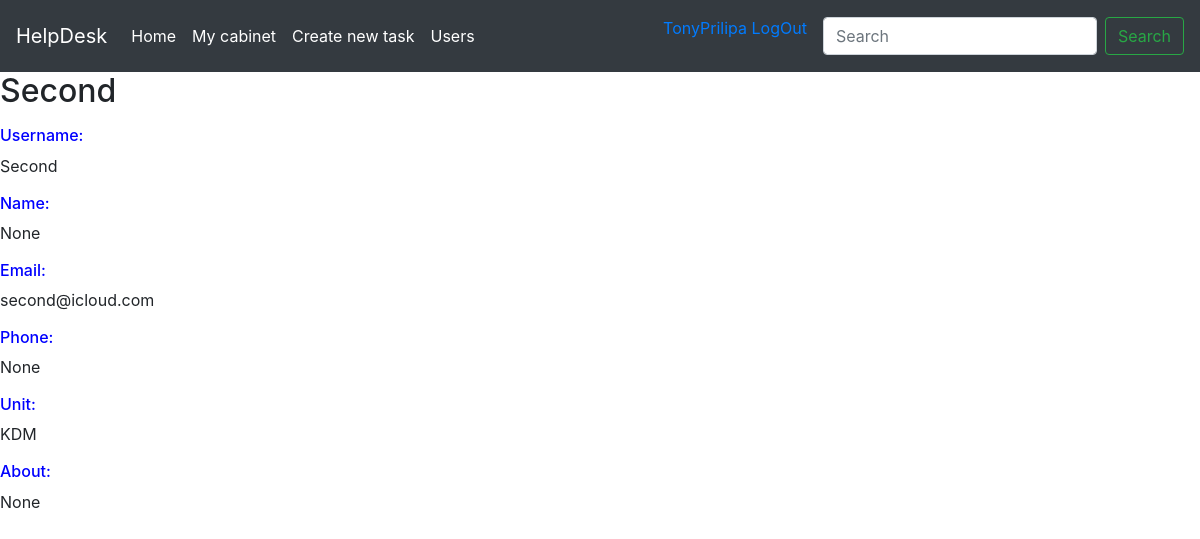
Page /users/Second (signed in) on the committed database.
### models.py (models this page shows, shortened)
class User(UserMixin, db.Model):
    __tablename__ = 'users'
    id = db.Column(db.Integer, primary_key=True)
    username = db.Column(db.String(64), unique=True)
    email = db.Column(db.String(64), unique=True)
    password_hash = db.Column(db.String(128))
    real_name = db.Column(db.String(32))
    phone = db.Column(db.String(32))
    about = db.Column(db.Text(140))
    unit_id = db.Column(db.Integer, db.ForeignKey('units.id'))
    role_id = db.Column(db.Integer, db.ForeignKey('roles.id'))
    @property
    def password(self):
        raise AttributeError('password is not readable attribute')

class Unit(db.Model):
    __tablename__ = 'units'
    id = db.Column(db.Integer, primary_key=True)
    name = db.Column(db.String(40), unique=True)
    user = db.relationship('User', backref='unit', lazy='dynamic')
    ticket = db.relationship('Ticket', backref='unit', lazy='dynamic')

### users/blueprint.py (the view)
@users.route('/<username>', methods=['GET', 'POST'])
@login_required
def user_profile(username):
    user = User.query.filter_by(username=username).first()
    if user is None:
        abort(404)
    return render_template('users/user_profile.html', user=user)

### models.py (called while the page is built)
@login_manager.user_loader
def load_user(user_id):
    return User.query.get(int(user_id))

### users/templates/users/user_profile.html (shortened to what this page needs)
{% extends 'base.html' %}
{% block content %}
<div>
    <h2>{{ user.username }}</h2>
    <div>
        <p><h6 style="color: blue;">Username: </h6>{{user.username}}</p>
        <p><h6 style="color: blue;">Name: </h6>{{user.real_name}}</p>
        <p><h6 style="color: blue;">Email: </h6>{{user.email}}</p>
        <p><h6 style="color: blue;">Phone: </h6>{{user.phone}}</p>
        <p><h6 style="color: blue;">Unit: </h6>{{user.unit.name}}</p>
        <p><h6 style="color: blue;">About: </h6>{{user.about}}</p>
    </div>
</div>
{% endblock %}

### templates/base.html (shortened to what this page needs)
<!DOCTYPE html>
<html lang="en">
<head>
    <link rel="stylesheet" href="https://stackpath.bootstrapcdn.com/bootstrap/4.4.1/css/bootstrap.min.css">
</head>
<body>
<nav class="navbar navbar-expand-lg navbar-dark bg-dark">
  <a class="navbar-brand" href="{{url_for('index')}}">HelpDesk</a>
  <div class="collapse navbar-collapse" id="navbarSupportedContent">
    <ul class="navbar-nav mr-auto">
      <li class="nav-item active">
        <a class="nav-link" href="{{url_for('index')}}">Home</a>
      </li>
      <li class="nav-item active">
        <a class="nav-link" href="{{url_for('users.cabinet', username=current_user.username)}}">My cabinet</a>
      </li>
      <li class="nav-item active">
      <a class="nav-link" href="{{url_for('tickets.create')}}">Create new task</a>
      </li>
      <li class="nav-item active"><a class="nav-link" href="{{url_for('users.index')}}">Users</a></li>
    </ul>
      <ul>
          {% if current_user.username %}
        <a href="{{url_for('auth.logout')}}" class="nav-link">{{current_user.username}} LogOut</a>
        {% else %}
        <a href="{{url_for('auth.login')}}" class="nav-item active nav-link">LogIn</a>
        {% endif %}
      </ul>
    <form class="form-inline my-2 my-lg-0">
      <input class="form-control mr-sm-2" type="search" placeholder="Search" aria-label="Search">
      <button class="btn btn-outline-success my-2 my-sm-0" type="submit">Search</button>
    </form>
  </div>
</nav>
{% block content %} {% endblock %}
</body>
</html>

### rows in the picture
User: username "TonyPrilipa"
User: username "Second", real_name "None", email "second@icloud.com", phone "None", about "None"
Unit: unit.name "KDM"
